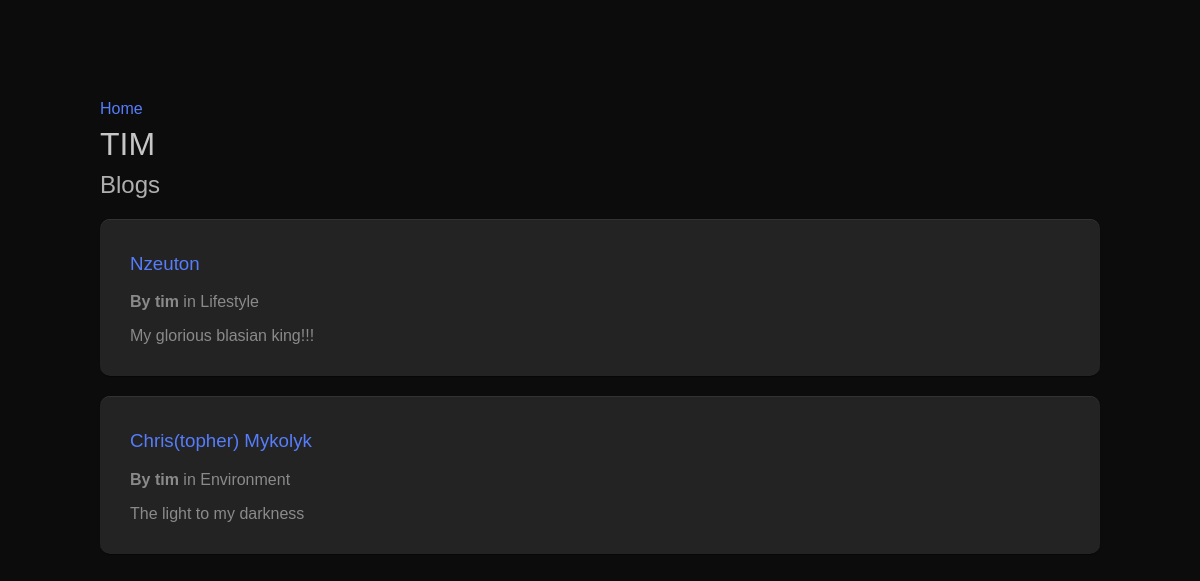
The page /user/tim on the database its author committed.
### tables this page shows
CREATE TABLE users (
    id INTEGER PRIMARY KEY AUTOINCREMENT,
    username TEXT NOT NULL UNIQUE COLLATE NOCASE,
    password TEXT NOT NULL,
    salt TEXT NOT NULL,
    email TEXT NOT NULL UNIQUE COLLATE NOCASE
);

CREATE TABLE blogs (
    id INTEGER PRIMARY KEY AUTOINCREMENT,
    title TEXT NOT NULL,
    description TEXT,
    category_id INTEGER,
    author_id INTEGER,
    FOREIGN KEY (category_id) REFERENCES categories(id) ON DELETE CASCADE,
    FOREIGN KEY (author_id) REFERENCES users(id) ON DELETE CASCADE
);

CREATE TABLE categories (
    id INTEGER PRIMARY KEY AUTOINCREMENT,
    title TEXT UNIQUE COLLATE NOCASE
);

### util_routes.py (the view)
@app.route("/user/<string:username>")
def user_profile(username):
    user = get_user("username", username)
    blogs = None
    comments = None
    owns_account = False
    conn = sqlite3.connect(DB_FILE)
    c = conn.cursor()
    try:
        if user is not None:
            user_id = user[0]
            if sign_in_state(session) and username == session['user'][1]:
               owns_account = True
            c.execute('''
                SELECT * FROM blogs WHERE author_id = ?
            ''', (user_id,))
            blogs = c.fetchall()
            blogs_list = []
            for blog in blogs:
                cat_id = blog[3]
                c.execute("SELECT title FROM categories WHERE id = ?", (cat_id,))
                cat_title = c.fetchone()
                usr_blog = (blog[0], blog[1], blog[2], cat_title[0], username)
                blogs_list.append(usr_blog)
            c.execute('''
                SELECT * FROM comments WHERE author_id = ?
            ''', (user_id,))
            comments = c.fetchall()
    except sqlite3.Error as e:
        conn.rollback()
        print(e)
    except Exception as e:
        conn.rollback()
        print(e)
    finally:
        c.close()
        conn.close()
    return render_template("utilities/user.html", owns_account = owns_account, user = user, blogs = blogs_list, comments = comments)

### auth.py (called while the page is built)
def sign_in_state(session):
    return 'user' in session.keys() and session['user'] is not None

def get_user(column, value):
    conn = sqlite3.connect(DB_FILE)
    c = conn.cursor()
    try:
        query = f"SELECT * FROM users WHERE {column} = ?"
        c.execute(query, (value,))
        user = c.fetchone()
    except sqlite3.Error as e:
        print(f"An error occurred: {e}")
        user = None
    finally:
        c.close()
        conn.close()
    return user

### templates/utilities/user.html (shortened to what this page needs)
<html>
<head>
    <link href="{{ url_for('static', filename='styles.css') }}" rel="stylesheet" type="text/css">
    <link href="https://use.typekit.net/gma7sba.css" rel="stylesheet">
</head>
<body>
<p><a href="{{ url_for('home')}}">Home</a></p>
<h1>
    {% if user == None %}
        USER DOES NOT EXIST
    {% else %}
        {{ user[1] }}
    {% endif %}
</h1>
{% if user != None %}
<h2>Blogs</h2>
{% if blogs %}
    {% for blog in blogs %}
        <article class="blog-post">
        <h3><a href = "/blogs/{{blog[0]}}">{{blog[1]}}</a></h3>
        <p><b>By {{ blog[4] }}</b> in {{ blog[3] }}</p>
        <p>{{ blog[2] }}</p>
        </article>
    {% endfor %}
{% else %}
    <p>No blogs found.</p>
{% endif %}
{% endif %}
</body>
</html>

### static/styles.css (style rules this page uses)
body { margin: 100px; background-color: rgb(12, 12, 12); font-family: "aktiv-grotesk", sans-serif; }
* { font-family: "aktiv-grotesk", sans-serif; box-sizing: border-box; }
a { color: #567dfb; text-decoration: none; }
h1 { color: rgb(198, 198, 198); line-height: 10px; font-weight: 400; font-family: "aktiv-grotesk-extended", sans-serif; text-transform: uppercase; }
h2 { color: rgb(175, 175, 175); font-weight: 400; }
h3 { color: rgb(159, 159, 159); font-weight: 400; }
p { color: rgb(138, 138, 138); font-weight: 400; }
.blog-post { box-shadow: 0 0.5px 1px rgba(0, 0, 0, 0.8),inset 0 0.5px 0.5px rgba(255, 255, 255, 0.15); padding: 15px 30px 15px 30px; border-radius: 10px; background-color: rgb(35, 35, 35); }
.blog-post { margin-bottom: 20px; }

### rows shown on the page
users: username "TIM", title "Nzeuton", username "tim", title "Lifestyle", description "My glorious blasian king!!!", title "Chris(topher) Mykolyk", title "Environment", description "The light to my darkness"
